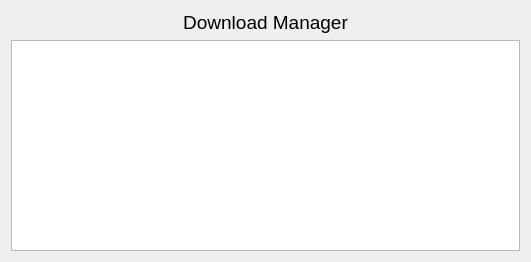
<?xml version="1.0" encoding="UTF-8"?>
<ui version="4.0">
 <class>DownloadManager</class>
 <widget class="QWidget" name="DownloadManager">
  <property name="geometry">
   <rect>
    <x>0</x>
    <y>0</y>
    <width>531</width>
    <height>262</height>
   </rect>
  </property>
  <property name="windowTitle">
   <string>Download Manager</string>
  </property>
  <layout class="QVBoxLayout" name="verticalLayout">
   <item>
    <widget class="QLabel" name="label">
     <property name="styleSheet">
      <string notr="true">font-size: 19px;</string>
     </property>
     <property name="text">
      <string>Download Manager</string>
     </property>
     <property name="alignment">
      <set>Qt::AlignCenter</set>
     </property>
    </widget>
   </item>
   <item>
    <widget class="QTableWidget" name="table"/>
   </item>
  </layout>
 </widget>
 <resources/>
 <connections/>
</ui>
